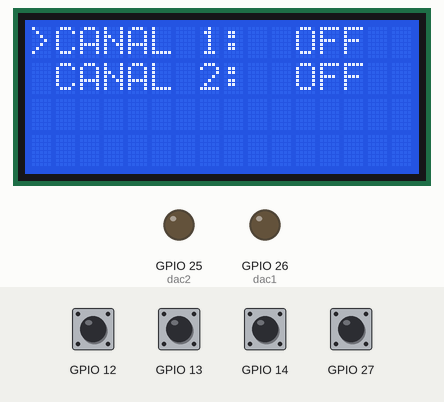
The program below on a simulated ESP32. Shown: 16×4 character LCD, output pins drawn as LEDs (lit = HIGH). Inputs (shaded band) come from the test bench; at power-on: GPIO 12–14, GPIO 27 HIGH.

Above: at 1.2 s.
1.3 s: GPIO 12 pulled LOW for 1 s
At 3.4 s:
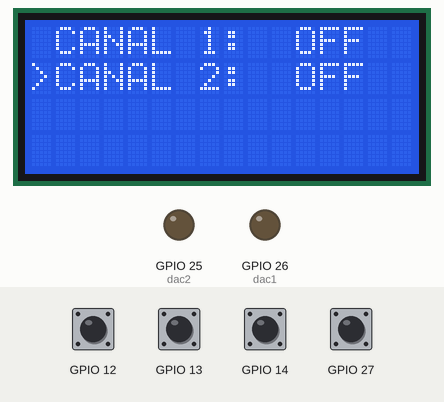
3.8 s: GPIO 13 pulled LOW for 0.15 s
At 4.2 s:
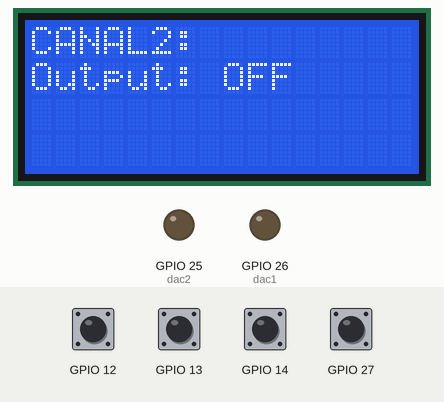
5.4 s: GPIO 14 pulled LOW for 0.15 s
At 6.6 s:
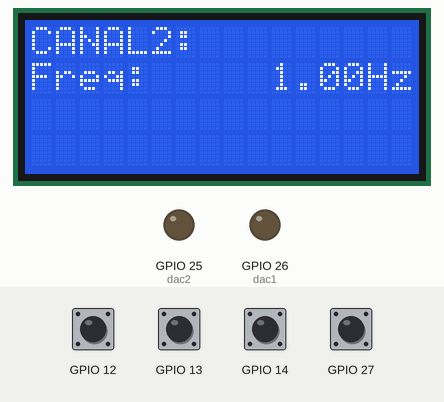
7.0 s: GPIO 14 pulled LOW for 1 s
At 8.8 s:
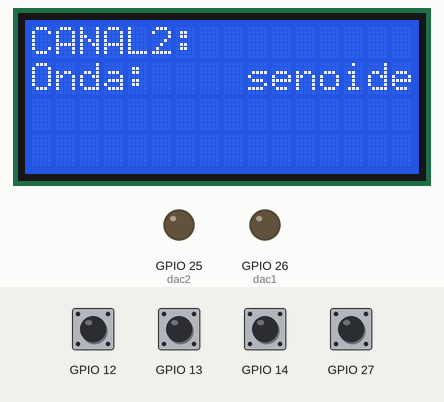
9.5 s: GPIO 13 pulled LOW for 1 s
At 10.9 s:
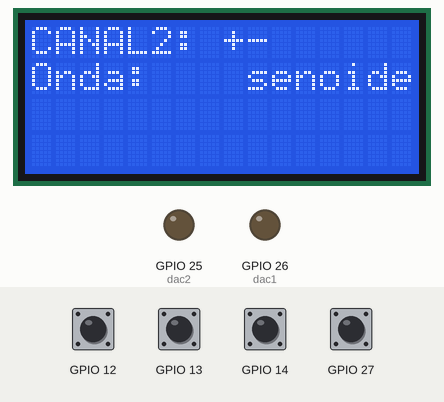
12.0 s: GPIO 12 pulled LOW for 0.15 s
At 12.8 s:
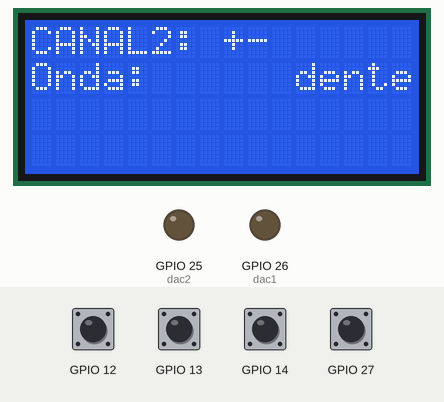
Timing chart, 0 to 14.6 s (numbered marks = the images above; inputs shaded):
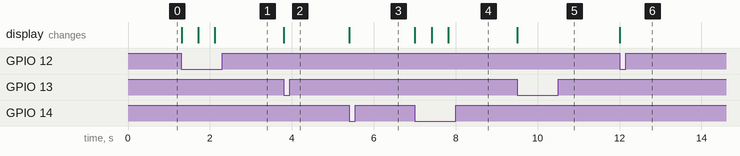

Measured:
- after the input at 1.3 s, the display: changes at once (image 1)
- after the input at 3.8 s, the display: changes at once (image 2)
- after the input at 5.4 s, the display: changes at once (image 3)
- after the input at 7.0 s, the display: first changes at once (image 4 shows a later state)
- after the input at 9.5 s, the display: changes at once (image 5)
- after the input at 12.0 s, the display: changes at once (image 6)

The program:

main.cpp
```cpp
#include <Arduino.h>
#include <math.h>
#include <LiquidCrystal.h>


/*-----------Mapeamento de Hardware---------------*/
#define dac1    26
#define dac2    25
#define t_volta 27
#define t_enter 13
#define t_mais  14
#define t_menos 12
#define lcd_rs  19
#define lcd_en  23
#define lcd_d4  18
#define lcd_d5  17
#define lcd_d6  16
#define lcd_d7  15

#define seno        0
#define dente       1
#define quadrada    2
#define triangular  3


/*------Inicialização da biblioteca do display----*/
LiquidCrystal lcd(lcd_rs, lcd_en, lcd_d4, lcd_d5, lcd_d6, lcd_d7);


/*---------------Constantes Globais----------------*/
const long double constante_DAC = 255/3.3;
const unsigned long tempo_ms=400;
const unsigned long tempo_10_ms = 10;
const int teclado_touch[4]= {t_volta,t_enter,t_mais,t_menos};
const int canal1=0;
const int canal2=1;


/*---------------Variáveis Globais----------------*/
double  canal[2],
        amplitude[2]  ={0.5,0.5},
        offset[2]     ={2.8,2.8},
        frequencia[2] ={1,   1},
        radianos[2]   ={0,   0};
int     onda[2]       ={seno,seno};

bool flag_touch;
unsigned long tempo_touch;
bool canal_out[2]={false,false};
int botao_pressionado=0;
int estado_menu_principal=canal1;


/*-----------Declaração de Funções---------------*/
void ajuste_canal(int);
void lcd_ajusta_parametro(int,int);
void lcd_imprime_canal_parametro(int,int,bool);
void lcd_print_main();
bool le_touch();
bool delay_10ms();
long double senoide(int);
long double dente_de_serra(int);
long double onda_quadrada(int);
long double onda_triangular(int);


/*------------Configurações Iniciais-------------*/
void setup() {
  Serial.begin(115200);
  lcd.begin(16, 4);
  lcd.setBacklight(HIGH);
  lcd_print_main();
}


/*-----------------Loop Infinito------------------*/
void loop() {
  if(delay_10ms())
  {
    dacWrite(dac1,canal[canal1]);
    dacWrite(dac2,canal[canal2]);
    for(int canal_index=0;canal_index<2;canal_index++)
    {
      if (canal_out[canal_index])
      {
        switch (onda[canal_index])
        {
          case seno:
            canal[canal_index]=senoide(canal_index)*(constante_DAC);
            break;
          case dente:
            canal[canal_index]=dente_de_serra(canal_index)*(constante_DAC);
            break;
          case quadrada:
            canal[canal_index]=onda_quadrada(canal_index)*(constante_DAC);
            break;
          case triangular:
            canal[canal_index]=onda_triangular(canal_index)*(constante_DAC);
            break;
        }
      }
      else
        canal[canal_index]=0;
    }
  }
  if (le_touch())
  {
    if (botao_pressionado==t_mais||botao_pressionado==t_menos)
      estado_menu_principal=!estado_menu_principal;
    if (botao_pressionado==t_enter)
      ajuste_canal(estado_menu_principal);
    lcd_print_main();
  }
}

/*-----------Implementação das Funções-------------*/
void ajuste_canal (int canal)
{
  int parametro=0;
  lcd_imprime_canal_parametro(canal,parametro,false);
  while(botao_pressionado!=t_volta)
  {
    if (le_touch())
    {
      if (botao_pressionado==t_mais)
     {
        parametro--;
        if (parametro<0)
          parametro=4;
      }
      if (botao_pressionado==t_menos)
      {
        parametro++;
        if (parametro>4)
          parametro=0;
      }
      if (botao_pressionado==t_enter)
      {
        lcd_ajusta_parametro(canal,parametro);
        botao_pressionado=0;
      }
      lcd_imprime_canal_parametro(canal,parametro,false);
    }
  }
}

void lcd_ajusta_parametro(int canal,int parametro)
{
  lcd_imprime_canal_parametro(canal,parametro,true);
  do
  {
    if(le_touch()&&(botao_pressionado==t_mais||botao_pressionado==t_menos))
    {
      bool flag=0;
      if (botao_pressionado==t_mais)
        flag=true;
      switch (parametro)
      {
        case 0:
          canal_out[canal]=!canal_out[canal];
          break;
        case 1:
          if (flag)
          {
            onda[canal]--;
            if (onda[canal]<0)
              onda[canal]=3;
          }
          else
          {
            onda[canal]++;
            if (onda[canal]>3)
              onda[canal]=0;
          }
          break;
        case 2:
          if (flag)
          {
            amplitude[canal]=(amplitude[canal]+0.05);
            if (amplitude[canal]>3.3)
              amplitude[canal]=3.3;
          }
          else
          {
            amplitude[canal]=(amplitude[canal]-0.05);
            if (amplitude[canal]<0)
              amplitude[canal]=0;
          }
          break;
        case 3:
          if (flag)
          {
            offset[canal]=(offset[canal]+0.05);
            if (offset[canal]>3.3)
              offset[canal]=3.3;
          }
          else
          {
            offset[canal]=(offset[canal]-0.05);
            if (offset[canal]<0)
              offset[canal]=0;
          }
          break;

        case 4:
          if (flag)
          {
            frequencia[canal]=(frequencia[canal]+1);
            if (frequencia[canal]>10000)
              frequencia[canal]=10000;
          }
          else
          {
            frequencia[canal]=(frequencia[canal]-1);
            if (frequencia[canal]<1)
              frequencia[canal]=1;
          }
          break;
      }
      lcd_imprime_canal_parametro(canal,parametro,true);
    }
  }while(botao_pressionado!=t_volta);
}

void lcd_imprime_canal_parametro(int canal,int parametro,bool ajuste)
{
  lcd.clear();
  lcd.print("CANAL");
  lcd.setCursor(5,0);
  if (canal==canal1)
    lcd.print("1:");
  else
    lcd.print("2:");
  if (ajuste)
      lcd.print(" +-");
  lcd.setCursor(0,1);
  switch (parametro)
  {
    case 0:
    lcd.print("Output:");
    lcd.setCursor(7,1);
    if (canal_out[canal])
      lcd.print(" ON");
    else
      lcd.print(" OFF");
    break;
    case 1:
    lcd.print("Onda: ");
    lcd.setCursor(5,1);
    if (onda[canal]==seno)
      lcd.print("    senoide");
    else if (onda[canal]==dente)
      lcd.print("      dente");
    else if (onda[canal]==quadrada)
      lcd.print("   quadrada");
    else if (onda[canal]==triangular)
      lcd.print(" triangular");
    break;
    case 2:
      lcd.print("Amplitude:        V");
      lcd.setCursor(11,1);
      lcd.print(amplitude[canal]);
    break;
    case 3:
      lcd.print("Offset:     V");
      lcd.setCursor(11,1);
      lcd.print(offset[canal]);
    break;
    case 4:
      lcd.print("Freq:         Hz");
      lcd.setCursor(10,1);
      lcd.print(frequencia[canal]);
    break;
  }
}

void lcd_print_main()
{
  lcd.clear();
  lcd.print(" CANAL 1: ");
  lcd.setCursor(11,0);
  if (canal_out[canal1])
    lcd.print("ON");
  else
    lcd.print("OFF");

  lcd.setCursor(0,1);
  lcd.print(" CANAL 2: ");
  lcd.setCursor(11,1);
  if (canal_out[canal2])
    lcd.print("ON");
  else
    lcd.print("OFF");
  lcd.setCursor(0,estado_menu_principal);
  lcd.print(">");
}

bool le_touch(){
  if ((millis()-tempo_touch)>=tempo_ms)
  {
    for (int botao=0;botao<4;botao++)
    {
      if ((touchRead(teclado_touch[botao])<35)&&(touchRead(teclado_touch[botao])<35))
      {
        flag_touch=true;
        tempo_touch=millis();
        botao_pressionado=teclado_touch[botao];
        return true;
      }
    }
    return false;
  }
  else if (flag_touch)
  {
    flag_touch=false;
    tempo_touch=millis();
  }
  return false;
}

bool delay_10ms()
{
  static unsigned long tempo_ms;
  if ((millis()-tempo_ms)>=tempo_10_ms)
  {
    tempo_ms=millis();
    return true;
  }
  else
    return false;
}

long double senoide(int canal)
{
  radianos[canal] = radianos[canal] + frequencia[canal]/100;
  return (offset[canal] + (amplitude[canal] * sin(radianos[canal]*2*PI)));
}

long double dente_de_serra(int canal)
{
  radianos[canal] = radianos[canal] + frequencia[canal]/100;
  if (radianos[canal]>=1)
    radianos[canal] =0;

  return offset[canal] - amplitude[canal] + 2*amplitude[canal]*radianos[canal];
}

long double onda_quadrada(int canal)
{
  radianos[canal] = radianos[canal] + (frequencia[canal]/100);
  if (radianos[canal]>=1)
    radianos[canal] =0;
  if (radianos[canal]<0.5)
    return offset[canal]-amplitude[canal];
  else
    return offset[canal]+amplitude[canal];
}

long double onda_triangular(int canal)
{
  radianos[canal] = radianos[canal] + frequencia[canal]/100;
  if (radianos[canal]>=1)
    radianos[canal] =0;
  if (radianos[canal]<=0.5)
    return offset[canal] - amplitude[canal] + amplitude[canal]*radianos[canal]*4;
  else
    return offset[canal] + amplitude[canal] - (amplitude[canal]*(radianos[canal]-0.5)*4);
}
```
